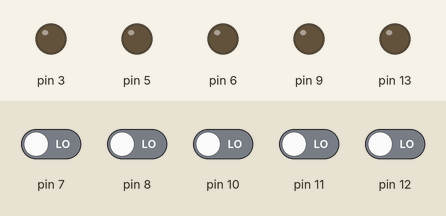
Bench run of a sketch on a simulated Arduino Uno, built with avr-gcc and run on an emulated ATmega328P. Shown: output pins drawn as LEDs (lit = HIGH). The inputs (shaded band) are chosen by the test bench; at power-on: pin 7, pin 8, pin 10–12 LOW.

Above: at 1.2 s.
1.3 s: pin 7 driven HIGH
At 1.9 s:
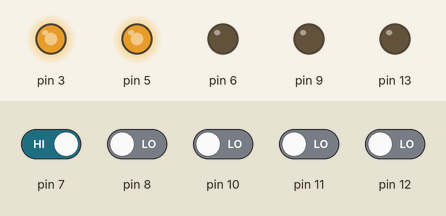
2.8 s: pin 7 driven LOW and pin 8 driven HIGH
At 3.1 s:
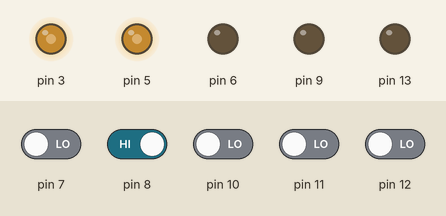
4.3 s: pin 8 driven LOW and pin 10 driven HIGH
At 5.4 s:
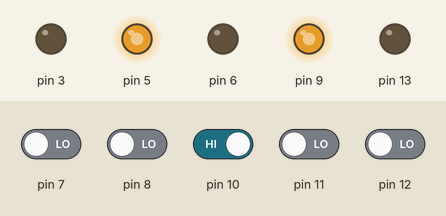
5.8 s: pin 11 driven HIGH
At 6.5 s:
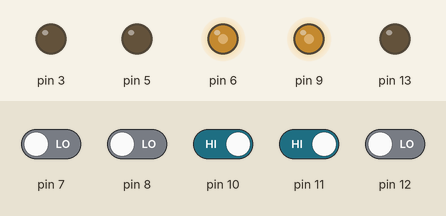
7.3 s: pin 8 driven HIGH
At 7.7 s:
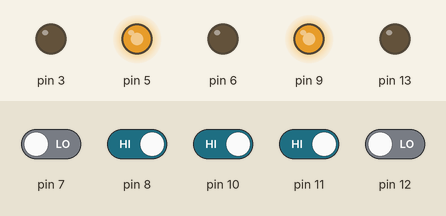
8.8 s: pin 8 driven LOW
At 10.0 s:
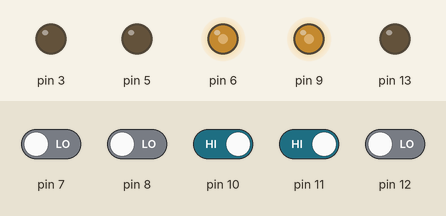
Timing chart, 0 to 11.3 s (numbered marks = the images above; inputs shaded):
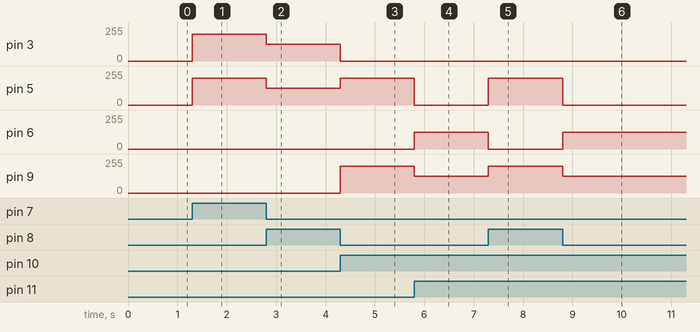

The sketch:

line-following-bot_using_ldr_.ino
```cpp
/*
0 is Black
1 is White
Maze Solver
Primus
*/
int storeCounter = 0;

int storeFlag = 0;

int s[5]={0};

char path[1000];
void setup()
{
  Serial.begin(9600);
  pinMode(7,INPUT);
  pinMode(8,INPUT);
  pinMode(10,INPUT);
  pinMode(11,INPUT);
  pinMode(12,INPUT);
  pinMode(3,OUTPUT);
  pinMode(5,OUTPUT);
  pinMode(6,OUTPUT);
  pinMode(9,OUTPUT);
  pinMode(13,OUTPUT);
}

void loop()
{
  sensorRead();
  if(isStraight())
  {
      moveStraight();
  }
  else if(s[0]==0 && s[1]==1 && s[3]==0 && s[4]==0)
  {
      turnLeftS();
  }
  else if(s[0]==0 && s[1]==0 && s[3]==1 && s[4]==0)
  {
      turnRightS();
  }
  else if(s[0]==1)
  {
      turnLeftF();
  }
  else if(s[3]==1 && s[4]==1)
  {
      moveStraight();
      delay(500);
      sensorRead();
      if(isStraight())
      {
          moveStraight();
      }
      else if(allBlack())
      {
          moveBack();
          delay(500);
          turnRightF();
          delay(150);
      }
  }
  else if(allWhite())
  {
      moveStraight();
      delay(200);
      if(allWhite())
      {
        stopEnd();
      }
  }
}
void sensorRead()
{
    s[0]=digitalRead(7);
    s[1]=digitalRead(8);
    s[2]=digitalRead(10);
    s[3]=digitalRead(11);
    s[4]=digitalRead(12);
}
void turnLeftS()
{
    analogWrite(9,0);
    analogWrite(3,125);
    analogWrite(5,125);
    analogWrite(6,0);

}
void turnRightS()
{
    analogWrite(9,125);
    analogWrite(3,0);
    analogWrite(5,0);
    analogWrite(6,125);
}
void turnLeftF()
{
    analogWrite(9,0);
    analogWrite(3,200);
    analogWrite(5,200);
    analogWrite(6,0);
}
void turnRightF()
{
    analogWrite(9,200);
    analogWrite(3,0);
    analogWrite(5,0);
    analogWrite(6,200);
}
void moveStraight()
{
    analogWrite(9,200);
    analogWrite(3,0);
    analogWrite(5,200);
    analogWrite(6,0);
}

void stopEnd()
{
    analogWrite(9,0);
    analogWrite(3,0);
    analogWrite(5,0);
    analogWrite(6,0);
}
void moveBack()
{
    moveStraight();
    delay(500);
    turnLeftF();
}

bool allWhite()
{
  sensorRead();
  if(s[0]==1 && s[1]==1 && s[2]==1 && s[3]==1 && s[4]==1)
  {
    return 1;
  }
  else
  {
    return 0;
  }
}

bool allBlack()
{
  sensorRead();
  if(s[0]==0 && s[1]==0 && s[2]==0 && s[3]==0 && s[4]==0)
  {
    return 1;
  }
  else
  {
    return 0;
  }
}

bool isStraight()
{
  if((s[0]==0 && s[1]==0 && s[2]==1 && s[3]==0 && s[4]==0)||(s[0]==0 && s[1]==1 && s[2]==1 && s[3]==1 && s[4]==0))
  {
    return 1;
  }
  else
  {
    return 0;
  }
}
```

Measured:
- after the input at 1.3 s, pin 3, pin 5: 0/255 → 200/255 at once
- after the input at 2.8 s, pin 3, pin 5: 200/255 → 125/255 at once
- after the input at 4.3 s, pin 3: 125/255 → 0/255 at once; pin 5: 125/255 → 200/255 at once; pin 9: 0/255 → 200/255 at once
- after the input at 5.8 s, pin 5: 200/255 → 0/255 at once; pin 6: 0/255 → 125/255 at once; pin 9: 200/255 → 125/255 at once
- after the input at 7.3 s, pin 5: 0/255 → 200/255 at once; pin 6: 125/255 → 0/255 at once; pin 9: 125/255 → 200/255 at once
- after the input at 8.8 s, pin 5: 200/255 → 0/255 at once; pin 6: 0/255 → 125/255 at once; pin 9: 200/255 → 125/255 at once
